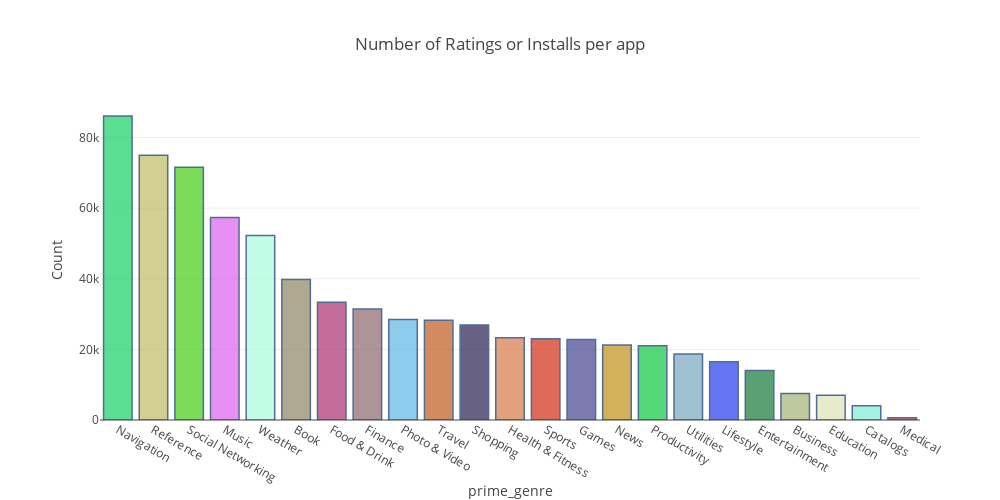

The cell this chart's notebook holds for it:
### Markdown cell above
We start by calculating the average number of user ratings per app genre on the App Store. To do that, we'll need to:

- Isolate the apps of each genre
- Sum up the user rating counts for the apps of that genre
- Divide the sum by the number of apps belonging to that genre (not by the total number of apps)

The above function does that

### Code cell
ios_apps, plt = hip_apps(ios_free, 'id', 'prime_genre','rating_count_tot')
ios_apps

### Figure 1 — Plotly figure (JSON) as saved in the notebook; plotly's stock layout.template omitted (floating-point values rounded to 4 significant figures)
{"data": [{"marker": {"color": ["#15D264", "#BEBB63", "#46CE15", "#DE60EE", "#A9FBDD", "#8F8563", "#AC2F70", "#89686F", "#5FB7E7", "#BE5B1C", "#291F53", "#D67947", "#D22C14", "#44448E", "#C18F15", "#0BC93E", "#79A8BF", "#243CF0", "#167839", "#A5B374", "#DFE3B6", "#7EEFD6", "#F8242D", "#598610", "#F7AF80", "#01DAEE", "#71851A", "#C5FC64", "#62E771", "#641F50", "#AA07E9", "#885BF7", "#07DC57", "#16C213", "#B1EE9D", "#28ECC8", "#23E73D", "#8BFA17", "#AFC879", "#2879EC", "#EE893B", "#09CF32", "#DC757B", "#3106B4", "#8CE4CF", "#DEEFC5", "#4686AB", "#5DA6C4", "#08EBCB", "#B538E0", "#BAA0A9", "#87CEAE", "#4A6384", "#DFF861", "#585EFD", "#9268C0", "#AA550A", "#18FA12", "#7876D2", "#3BCD78", "#D25DF4", "#115F63", "#EC4BDA", "#E01D13", "#FDAD9B", "#66C8B1", "#15C12B", "#881D19", "#594EB3", "#C19921", "#656127", "#825855", "#1540C3", "#6FAEF4", "#E9345E", "#4616D2", "#A700B5", "#E97026", "#B675CC", "#99D65C", "#E133DB", "#F183C8", "#6A4A34", "#E6D962", "#D55E0A", "#835C60", "#3AD5F4", "#5D3577", "#E726F6", "#545DD2", "#6B0B73", "#64BB89", "#5A04EB", "#A72932", "#3275EF", "#9B671F", "#D6A6F6", "#5478CC", "#99D479", "#B45433"], "line": {"color": "rgb(8, 48, 107)", "width": 1.5}}, "opacity": 0.7, "type": "bar", "uid": "48903e93-febb-4776-b8f1-31d1b8c024b7", "x": ["Navigation", "Reference", "Social Networking", "Music", "Weather", "Book", "Food & Drink", "Finance", "Photo & Video", "Travel", "Shopping", "Health & Fitness", "Sports", "Games", "News", "Productivity", "Utilities", "Lifestyle", "Entertainment", "Business", "Education", "Catalogs", "Medical"], "y": [86090.0, 74940.0, 71550.0, 57330.0, 52280.0, 39760.0, 33330.0, 31470.0, 28440.0, 28240.0, 26920.0, 23300.0, 23010.0, 22790.0, 21250.0, 21030.0, 18680.0, 16490.0, 14030.0, 7491.0, 7004.0, 4004, 612]}], "layout": {"height": 500, "margin": {"l": 100}, "title": {"text": "Number of Ratings or Installs per app"}, "width": 1000, "xaxis": {"title": {"text": "prime_genre"}}, "yaxis": {"title": {"text": "Count"}}}}
